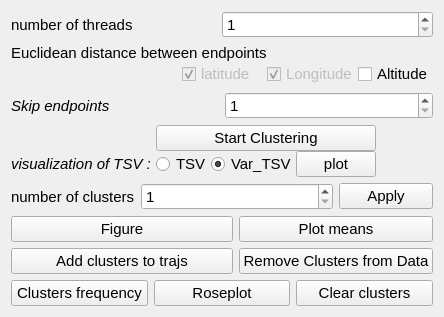
      <widget class="QWidget" name="page_tsv">
       <layout class="QGridLayout" name="gridLayout_26">
        <item row="5" column="0">
         <widget class="QFrame" name="frame_19">
          <property name="frameShape">
           <enum>QFrame::NoFrame</enum>
          </property>
          <property name="frameShadow">
           <enum>QFrame::Raised</enum>
          </property>
          <layout class="QGridLayout" name="gridLayout_36">
           <property name="leftMargin">
            <number>0</number>
           </property>
           <property name="topMargin">
            <number>0</number>
           </property>
           <property name="rightMargin">
            <number>0</number>
           </property>
           <property name="bottomMargin">
            <number>0</number>
           </property>
           <property name="spacing">
            <number>0</number>
           </property>
           <item row="1" column="4">
            <widget class="QCheckBox" name="chBox_altitude_tsv">
             <property name="maximumSize">
              <size>
               <width>16777215</width>
               <height>30</height>
              </size>
             </property>
             <property name="font">
              <font>
               <pointsize>11</pointsize>
              </font>
             </property>
             <property name="cursor">
              <cursorShape>PointingHandCursor</cursorShape>
             </property>
             <property name="text">
              <string>Altitude</string>
             </property>
             <property name="checkable">
              <bool>false</bool>
             </property>
            </widget>
           </item>
           <item row="1" column="3">
            <widget class="QCheckBox" name="ch_Box_Longitude_tsv">
             <property name="enabled">
              <bool>false</bool>
             </property>
             <property name="maximumSize">
              <size>
               <width>16777215</width>
               <height>30</height>
              </size>
             </property>
             <property name="font">
              <font>
               <pointsize>11</pointsize>
              </font>
             </property>
             <property name="text">
              <string>Longitude</string>
             </property>
             <property name="checked">
              <bool>true</bool>
             </property>
             <property name="autoRepeat">
              <bool>false</bool>
             </property>
            </widget>
           </item>
           <item row="1" column="2">
            <widget class="QCheckBox" name="ch_Box_latitude_tsv">
             <property name="enabled">
              <bool>false</bool>
             </property>
             <property name="maximumSize">
              <size>
               <width>16777215</width>
               <height>30</height>
              </size>
             </property>
             <property name="font">
              <font>
               <pointsize>11</pointsize>
               <weight>50</weight>
               <bold>false</bold>
              </font>
             </property>
             <property name="text">
              <string>latitude</string>
             </property>
             <property name="checkable">
              <bool>true</bool>
             </property>
             <property name="checked">
              <bool>true</bool>
             </property>
             <property name="autoRepeat">
              <bool>false</bool>
             </property>
             <property name="autoExclusive">
              <bool>false</bool>
             </property>
             <property name="tristate">
              <bool>false</bool>
             </property>
            </widget>
           </item>
           <item row="0" column="0" colspan="3">
            <widget class="QLabel" name="label_38">
             <property name="maximumSize">
              <size>
               <width>16777215</width>
               <height>30</height>
              </size>
             </property>
             <property name="font">
              <font>
               <pointsize>11</pointsize>
              </font>
             </property>
             <property name="text">
              <string>Euclidean distance between endpoints</string>
             </property>
            </widget>
           </item>
          </layout>
         </widget>
        </item>
        <item row="8" column="0">
         <widget class="QFrame" name="frame_23">
          <property name="frameShape">
           <enum>QFrame::NoFrame</enum>
          </property>
          <property name="frameShadow">
           <enum>QFrame::Raised</enum>
          </property>
          <layout class="QGridLayout" name="gridLayout_24">
           <property name="leftMargin">
            <number>0</number>
           </property>
           <property name="topMargin">
            <number>0</number>
           </property>
           <property name="rightMargin">
            <number>0</number>
           </property>
           <property name="bottomMargin">
            <number>0</number>
           </property>
           <item row="0" column="4">
            <widget class="QPushButton" name="btn_choice_clusters_tsv">
             <property name="font">
              <font>
               <pointsize>11</pointsize>
              </font>
             </property>
             <property name="cursor">
              <cursorShape>PointingHandCursor</cursorShape>
             </property>
             <property name="text">
              <string>Apply</string>
             </property>
            </widget>
           </item>
           <item row="5" column="3" colspan="2">
            <widget class="QPushButton" name="btn_remove_clusters_from_data_tsv">
             <property name="font">
              <font>
               <pointsize>11</pointsize>
               <weight>50</weight>
               <bold>false</bold>
              </font>
             </property>
             <property name="cursor">
              <cursorShape>PointingHandCursor</cursorShape>
             </property>
             <property name="text">
              <string>Remove Clusters from Data</string>
             </property>
            </widget>
           </item>
           <item row="0" column="1">
            <widget class="QLabel" name="label_42">
             <property name="maximumSize">
              <size>
               <width>16777215</width>
               <height>30</height>
              </size>
             </property>
             <property name="font">
              <font>
               <pointsize>11</pointsize>
              </font>
             </property>
             <property name="text">
              <string>number of clusters</string>
             </property>
            </widget>
           </item>
           <item row="0" column="2" colspan="2">
            <widget class="QSpinBox" name="sBox_ncl_tsv">
             <property name="font">
              <font>
               <pointsize>11</pointsize>
              </font>
             </property>
             <property name="cursor">
              <cursorShape>PointingHandCursor</cursorShape>
             </property>
             <property name="minimum">
              <number>1</number>
             </property>
             <property name="maximum">
              <number>999999999</number>
             </property>
            </widget>
           </item>
           <item row="1" column="3" colspan="2">
            <widget class="QPushButton" name="btn_plot_mean_clst_tsv">
             <property name="font">
              <font>
               <pointsize>11</pointsize>
               <weight>50</weight>
               <bold>false</bold>
              </font>
             </property>
             <property name="cursor">
              <cursorShape>PointingHandCursor</cursorShape>
             </property>
             <property name="text">
              <string>Plot means</string>
             </property>
            </widget>
           </item>
           <item row="5" column="1" colspan="2">
            <widget class="QPushButton" name="btn_add_clusters_data_tsv">
             <property name="font">
              <font>
               <pointsize>11</pointsize>
               <weight>50</weight>
               <bold>false</bold>
              </font>
             </property>
             <property name="cursor">
              <cursorShape>PointingHandCursor</cursorShape>
             </property>
             <property name="text">
              <string>Add clusters to trajs</string>
             </property>
            </widget>
           </item>
           <item row="1" column="1" colspan="2">
            <widget class="QPushButton" name="btn_figure_tsv">
             <property name="font">
              <font>
               <pointsize>11</pointsize>
               <weight>50</weight>
               <bold>false</bold>
              </font>
             </property>
             <property name="cursor">
              <cursorShape>PointingHandCursor</cursorShape>
             </property>
             <property name="text">
              <string>Figure</string>
             </property>
            </widget>
           </item>
          </layout>
         </widget>
        </item>
        <item row="10" column="0">
         <widget class="QFrame" name="frame_20">
          <property name="font">
           <font>
            <pointsize>11</pointsize>
           </font>
          </property>
          <property name="frameShape">
           <enum>QFrame::NoFrame</enum>
          </property>
          <property name="frameShadow">
           <enum>QFrame::Raised</enum>
          </property>
          <layout class="QGridLayout" name="gridLayout_17">
           <property name="leftMargin">
            <number>0</number>
           </property>
           <property name="topMargin">
            <number>0</number>
           </property>
           <property name="rightMargin">
            <number>0</number>
           </property>
           <property name="bottomMargin">
            <number>0</number>
           </property>
           <property name="spacing">
            <number>6</number>
           </property>
           <item row="0" column="1">
            <widget class="QPushButton" name="btn_freq_clst_tsv">
             <property name="font">
              <font>
               <pointsize>11</pointsize>
              </font>
             </property>
             <property name="cursor">
              <cursorShape>PointingHandCursor</cursorShape>
             </property>
             <property name="text">
              <string>Clusters frequency</string>
             </property>
            </widget>
           </item>
           <item row="0" column="2">
            <widget class="QPushButton" name="btn_roseplot_tsv">
             <property name="font">
              <font>
               <pointsize>11</pointsize>
              </font>
             </property>
             <property name="cursor">
              <cursorShape>PointingHandCursor</cursorShape>
             </property>
             <property name="text">
              <string>Roseplot</string>
             </property>
            </widget>
           </item>
           <item row="0" column="3">
            <widget class="QPushButton" name="btn_clear_clst_tsv">
             <property name="font">
              <font>
               <pointsize>11</pointsize>
              </font>
             </property>
             <property name="cursor">
              <cursorShape>PointingHandCursor</cursorShape>
             </property>
             <property name="text">
              <string>Clear clusters</string>
             </property>
            </widget>
           </item>
          </layout>
         </widget>
        </item>
        <item row="6" column="0">
         <widget class="QFrame" name="frame_22">
          <property name="frameShape">
           <enum>QFrame::NoFrame</enum>
          </property>
          <property name="frameShadow">
           <enum>QFrame::Raised</enum>
          </property>
          <layout class="QGridLayout" name="gridLayout_37">
           <property name="leftMargin">
            <number>0</number>
           </property>
           <property name="topMargin">
            <number>0</number>
           </property>
           <property name="rightMargin">
            <number>0</number>
           </property>
           <property name="bottomMargin">
            <number>0</number>
           </property>
           <item row="0" column="0">
            <widget class="QLabel" name="label_41">
             <property name="font">
              <font>
               <pointsize>11</pointsize>
               <italic>true</italic>
              </font>
             </property>
             <property name="text">
              <string>Skip endpoints</string>
             </property>
            </widget>
           </item>
           <item row="0" column="1">
            <widget class="QSpinBox" name="sBox_skip_tsv">
             <property name="font">
              <font>
               <pointsize>11</pointsize>
              </font>
             </property>
             <property name="cursor">
              <cursorShape>PointingHandCursor</cursorShape>
             </property>
             <property name="minimum">
              <number>1</number>
             </property>
             <property name="maximum">
              <number>999999999</number>
             </property>
            </widget>
           </item>
          </layout>
         </widget>
        </item>
        <item row="0" column="0">
         <widget class="QFrame" name="frame_21">
          <property name="frameShape">
           <enum>QFrame::NoFrame</enum>
          </property>
          <property name="frameShadow">
           <enum>QFrame::Raised</enum>
          </property>
          <layout class="QHBoxLayout" name="horizontalLayout_21">
           <property name="spacing">
            <number>0</number>
           </property>
           <property name="leftMargin">
            <number>0</number>
           </property>
           <property name="topMargin">
            <number>0</number>
           </property>
           <property name="rightMargin">
            <number>0</number>
           </property>
           <property name="bottomMargin">
            <number>0</number>
           </property>
           <item>
            <widget class="QLabel" name="label_39">
             <property name="maximumSize">
              <size>
               <width>16777215</width>
               <height>30</height>
              </size>
             </property>
             <property name="font">
              <font>
               <pointsize>11</pointsize>
              </font>
             </property>
             <property name="text">
              <string>number of threads</string>
             </property>
            </widget>
           </item>
           <item>
            <widget class="QSpinBox" name="sBox_nth_tsv">
             <property name="font">
              <font>
               <pointsize>11</pointsize>
              </font>
             </property>
             <property name="cursor">
              <cursorShape>PointingHandCursor</cursorShape>
             </property>
             <property name="minimum">
              <number>1</number>
             </property>
             <property name="maximum">
              <number>999999999</number>
             </property>
            </widget>
           </item>
          </layout>
         </widget>
        </item>
        <item row="7" column="0">
         <widget class="QFrame" name="frame_24">
          <property name="frameShape">
           <enum>QFrame::NoFrame</enum>
          </property>
          <layout class="QGridLayout" name="gridLayout_38">
           <property name="leftMargin">
            <number>0</number>
           </property>
           <property name="topMargin">
            <number>0</number>
           </property>
           <property name="rightMargin">
            <number>0</number>
           </property>
           <property name="bottomMargin">
            <number>0</number>
           </property>
           <property name="spacing">
            <number>0</number>
           </property>
           <item row="2" column="1">
            <widget class="QRadioButton" name="btn_rd_tsv_tsv">
             <property name="font">
              <font>
               <pointsize>11</pointsize>
              </font>
             </property>
             <property name="cursor">
              <cursorShape>PointingHandCursor</cursorShape>
             </property>
             <property name="text">
              <string>TSV</string>
             </property>
            </widget>
           </item>
           <item row="2" column="0">
            <widget class="QLabel" name="label_43">
             <property name="font">
              <font>
               <pointsize>11</pointsize>
               <italic>true</italic>
              </font>
             </property>
             <property name="text">
              <string>visualization of TSV : </string>
             </property>
            </widget>
           </item>
           <item row="1" column="4">
            <spacer name="horizontalSpacer_44">
             <property name="orientation">
              <enum>Qt::Horizontal</enum>
             </property>
             <property name="sizeHint" stdset="0">
              <size>
               <width>40</width>
               <height>20</height>
              </size>
             </property>
            </spacer>
           </item>
           <item row="2" column="2">
            <widget class="QRadioButton" name="btn_rd_var_tsv_tsv">
             <property name="font">
              <font>
               <pointsize>11</pointsize>
              </font>
             </property>
             <property name="cursor">
              <cursorShape>PointingHandCursor</cursorShape>
             </property>
             <property name="text">
              <string>Var_TSV</string>
             </property>
             <property name="checked">
              <bool>true</bool>
             </property>
            </widget>
           </item>
           <item row="1" column="0">
            <spacer name="horizontalSpacer_42">
             <property name="orientation">
              <enum>Qt::Horizontal</enum>
             </property>
             <property name="sizeHint" stdset="0">
              <size>
               <width>40</width>
               <height>20</height>
              </size>
             </property>
            </spacer>
           </item>
           <item row="1" column="1" colspan="3">
            <widget class="QPushButton" name="btn_start_clst_tsv">
             <property name="font">
              <font>
               <pointsize>11</pointsize>
              </font>
             </property>
             <property name="cursor">
              <cursorShape>PointingHandCursor</cursorShape>
             </property>
             <property name="text">
              <string>Start Clustering</string>
             </property>
            </widget>
           </item>
           <item row="2" column="3">
            <widget class="QPushButton" name="btn_plot_tsv_tsv">
             <property name="font">
              <font>
               <pointsize>11</pointsize>
              </font>
             </property>
             <property name="cursor">
              <cursorShape>PointingHandCursor</cursorShape>
             </property>
             <property name="text">
              <string>plot</string>
             </property>
            </widget>
           </item>
           <item row="2" column="4">
            <spacer name="horizontalSpacer_43">
             <property name="orientation">
              <enum>Qt::Horizontal</enum>
             </property>
             <property name="sizeHint" stdset="0">
              <size>
               <width>40</width>
               <height>20</height>
              </size>
             </property>
            </spacer>
           </item>
          </layout>
         </widget>
        </item>
       </layout>
      </widget>
